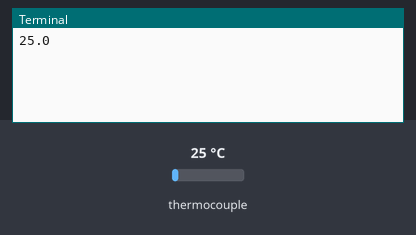
Simulated run of this program. Board: Raspberry Pi (BCM pin numbers). Parts: the last lines printed to the terminal. The inputs (shaded band) are chosen by the test bench; at power-on: thermocouple 25 °C.

Above: at 1.2 s.
1.3 s: thermocouple set to 6 °C
At 2.7 s:
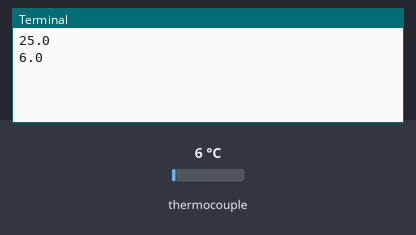
2.8 s: thermocouple set to 75 °C
At 5.3 s:
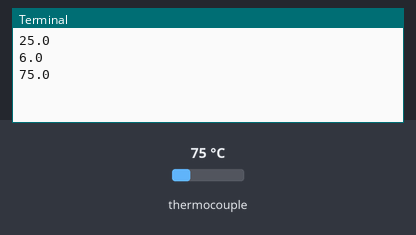
Timing chart, 0 to 6.8 s (numbered marks = the images above; inputs shaded):
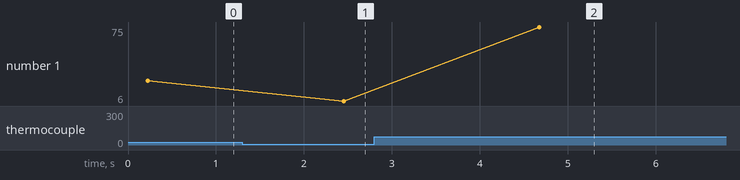

The program:

testMAX6675.py
```python
import RPi.GPIO as GPIO
import time
GPIO.setmode(GPIO.BCM)
GPIO.setwarnings(False)


# set the pin for communicate with MAX6675
cs = 16
sck = 21
so = 20

def set_pin (CS, SCK, SO, UNIT):
    global sck
    sck= SCK
    global so
    so = SO
    global unit
    unit = UNIT

    GPIO.setup(CS, GPIO.OUT, initial = GPIO.HIGH)
    GPIO.setup(SCK, GPIO.OUT, initial = GPIO.LOW)
    GPIO.setup(SO, GPIO.IN)

def read_temp(cs_no):

    GPIO.output(cs_no, GPIO.LOW)
    time.sleep(0.002)
    GPIO.output(cs_no, GPIO.HIGH)
    time.sleep(0.22)

    GPIO.output(cs_no, GPIO.LOW)
    GPIO.output(sck, GPIO.HIGH)
    time.sleep(0.001)
    GPIO.output(sck, GPIO.LOW)
    Value = 0
    for i in range(11, -1, -1):
        GPIO.output(sck, GPIO.HIGH)
        Value = Value + (GPIO.input(so) * (2 ** i))
        GPIO.output(sck, GPIO.LOW)

    GPIO.output(sck, GPIO.HIGH)
    error_tc = GPIO.input(so)
    GPIO.output(sck, GPIO.LOW)

    for i in range(2):
        GPIO.output(sck, GPIO.HIGH)
        time.sleep(0.001)
        GPIO.output(sck, GPIO.LOW)

    GPIO.output(cs_no, GPIO.HIGH)

    if unit == 0:
        temp = Value
    if unit == 1:
        temp = Value * 0.25
    if unit == 2:
        temp = Value * 0.25 * 9.0 / 5.0 + 32.0

    if error_tc != 0:
        return -cs_no
    else:
        return temp

GPIO.cleanup()


# max6675.set_pin(CS, SCK, SO, unit)   [unit : 0 - raw, 1 - Celsius, 2 - Fahrenheit]
set_pin(cs, sck, so, 1)

try:
    while 1:
        # read temperature connected at CS 22
        a = read_temp(cs)

        # print temperature
        print(a)

        # when there are some errors with sensor, it return "-" sign and CS pin number
        # in this case it returns "-22"

        time.sleep(2)

except KeyboardInterrupt:
    pass
```

Measured:
- after the input at 1.3 s, the terminal: prints a new line after 1.2 s (image 1)
- after the input at 2.8 s, the terminal: prints a new line after 1.9 s (image 2)
- plotted number 1: 25 → 6 after the input at 1.3 s, 6 → 75 after the input at 2.8 s
